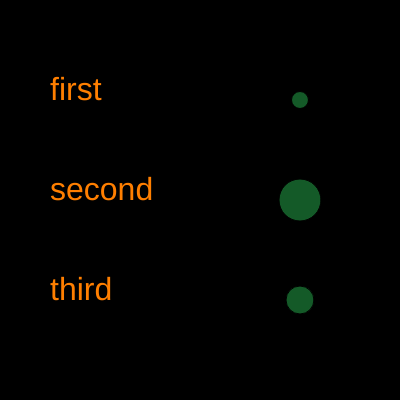
Frame 1 (no input)
Frame 60 (no input): identical to frame 1, image omitted
Frame 120 (the mouse pressed at the canvas centre since frame 60): identical to frame 1, image omitted

The p5.js sketch that drew this single still picture (run headless with seeded random() and noise() and a simulated clock; from frame 60 on, the mouse is pressed at the canvas centre):

// p5.js sketch
// ── sketch.js
let words = ["first", "second", "third"];
let sizes = [17, 42, 28];

function setup() {
  createCanvas(400, 400);
}

function draw() {
  background(0);
  
  fill(255, 127, 0);
  textSize(32);
  
  for (let i = 0; i < words.length; ++i) {
    text(words[i], 50, 100 * (i + 1));
  }
  
  fill(20, 90, 40);
  
  for (let i = 0; i < sizes.length; ++i) {
    ellipse(width - 100, 100 * (i + 1), sizes[i]);
  }
}
